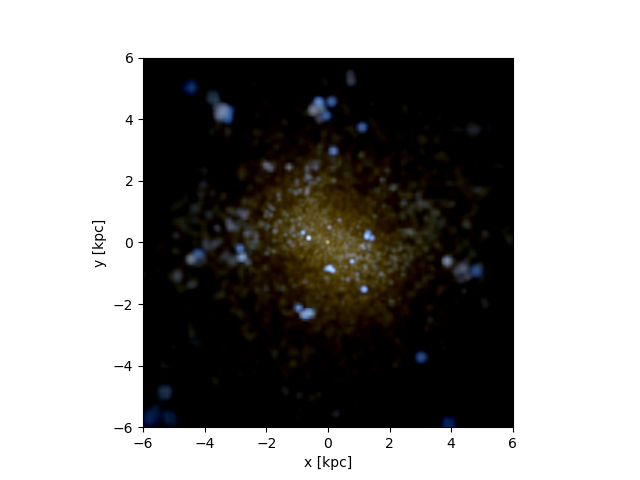

Write Python code to recreate this figure.
#galaxy 168 stars code
import pynbody
import pynbody.plot.sph as sph
import matplotlib.pylab as plt

#loading snapshot
s=pynbody.load('/mnt/data0/jillian/gguaman/r168/cosmo25p.768sg1bwK1BHe75.007779')

#setting to physical units
s.physical_units()

#centering halo
pynbody.analysis.angmom.faceon(s)

#creating image using default bands(i,v,u)
pynbody.plot.stars.render(s,width='12 kpc')

#plt.show()
plt.savefig("galaxy168_stars.png")
